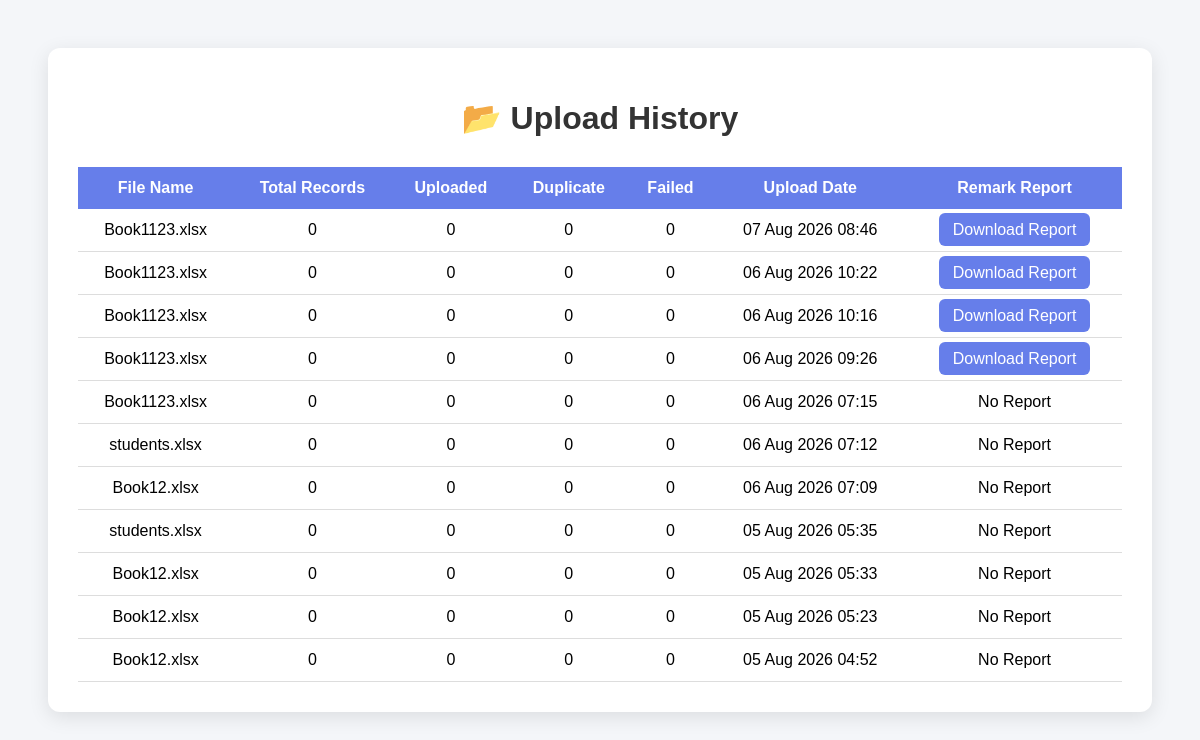
The page /history/ on the database its author committed.
### students/models.py (models this page shows, shortened)
class UploadHistory(models.Model):
    file_name = models.CharField(
        max_length=255
    )
    file_hash = models.CharField(
        max_length=255,
        unique=True
    )
    total_records = models.IntegerField(
        default=0
    )
    uploaded_records = models.IntegerField(
        default=0
    )
    duplicate_records = models.IntegerField(
        default=0
    )
    failed_records = models.IntegerField(
        default=0
    )
    remark_file = models.FileField(
        upload_to="remarks/",
        null=True,
        blank=True
    )
    uploaded_at = models.DateTimeField(
        auto_now_add=True
    )

### students/views.py (the view)
# urls.py: path("history/", views.upload_history, name="upload_history"),
def upload_history(request):
    history = UploadHistory.objects.all().order_by(
        "-uploaded_at"
    )
    return render(
        request,
        "upload_history.html",
        {
            "history": history
        }
    )

### students/templates/upload_history.html (shortened to what this page needs)
<!DOCTYPE html>
<html lang="en">
<head>
</head>
<body>
<div class="container">
<h1>📂 Upload History</h1>
<table>
<thead>
<tr>
<th>File Name</th>
<th>Total Records</th>
<th>Uploaded</th>
<th>Duplicate</th>
<th>Failed</th>
<th>Upload Date</th>
<th>Remark Report</th>
</tr>
</thead>
<tbody>
{% for item in history %}
<tr>
<td>
{{ item.file_name }}
</td>
<td>
{{ item.total_records }}
</td>
<td>
{{ item.uploaded_records }}
</td>
<td>
{{ item.duplicate_records }}
</td>
<td>
{{ item.failed_records }}
</td>
<td>
{{ item.uploaded_at|date:"d M Y H:i" }}
</td>
<td>
{% if item.remark_file %}
<a class="btn"
href="{{ item.remark_file.url }}"
download>
Download Report
</a>
{% else %}
No Report
{% endif %}
</td>
</tr>
{% empty %}
<tr>
<td colspan="7" class="no-data">
No Upload History Found
</td>
</tr>
{% endfor %}
</tbody>
</table>
</div>
</body>
</html>

### students/templates/upload_history.html (style rules this page uses)
body { font-family: Arial, Helvetica, sans-serif; background: #f4f6f9; padding: 40px; }
.container { max-width: 1100px; margin: auto; background: white; padding: 30px; border-radius: 12px; box-shadow: 0px 5px 20px rgba(0,0,0,0.1); }
h1 { text-align: center; margin-bottom: 30px; color: #333; }
table { width: 100%; border-collapse: collapse; }
th { background: #667eea; color: white; padding: 12px; text-align: center; }
td { padding: 12px; text-align: center; border-bottom: 1px solid #ddd; }
.btn { background: #667eea; color: white; padding: 8px 14px; text-decoration: none; border-radius: 6px; }

### rows shown on the page
UploadHistory: file_name "Book1123.xlsx", total_records "0", uploaded_records "0", duplicate_records "0", failed_records "0", uploaded_at "07 Aug 2026 08:46"
UploadHistory: file_name "Book1123.xlsx", total_records "0", uploaded_records "0", duplicate_records "0", failed_records "0", uploaded_at "06 Aug 2026 10:22"
UploadHistory: file_name "Book1123.xlsx", total_records "0", uploaded_records "0", duplicate_records "0", failed_records "0", uploaded_at "06 Aug 2026 10:16"
UploadHistory: file_name "Book1123.xlsx", total_records "0", uploaded_records "0", duplicate_records "0", failed_records "0", uploaded_at "06 Aug 2026 09:26"
UploadHistory: file_name "Book1123.xlsx", total_records "0", uploaded_records "0", duplicate_records "0", failed_records "0", uploaded_at "06 Aug 2026 07:15", shows "No Report"
UploadHistory: file_name "students.xlsx", total_records "0", uploaded_records "0", duplicate_records "0", failed_records "0", uploaded_at "06 Aug 2026 07:12", shows "No Report"
UploadHistory: file_name "Book12.xlsx", total_records "0", uploaded_records "0", duplicate_records "0", failed_records "0", uploaded_at "06 Aug 2026 07:09", shows "No Report"
UploadHistory: file_name "students.xlsx", total_records "0", uploaded_records "0", duplicate_records "0", failed_records "0", uploaded_at "05 Aug 2026 05:35", shows "No Report"
UploadHistory: file_name "Book12.xlsx", total_records "0", uploaded_records "0", duplicate_records "0", failed_records "0", uploaded_at "05 Aug 2026 05:33", shows "No Report"
UploadHistory: file_name "Book12.xlsx", total_records "0", uploaded_records "0", duplicate_records "0", failed_records "0", uploaded_at "05 Aug 2026 05:23", shows "No Report"
UploadHistory: file_name "Book12.xlsx", total_records "0", uploaded_records "0", duplicate_records "0", failed_records "0", uploaded_at "05 Aug 2026 04:52", shows "No Report"
